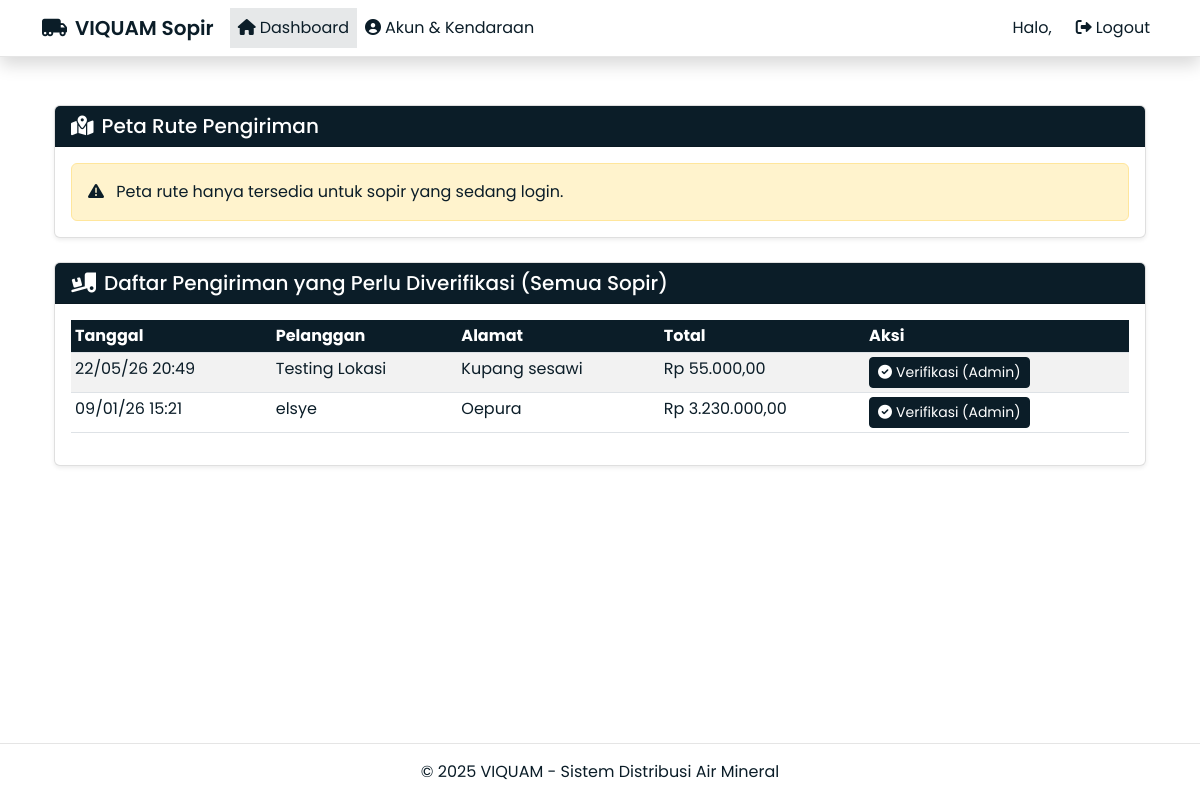
The app's page /sopir/dashboard/ (signed in), older data.
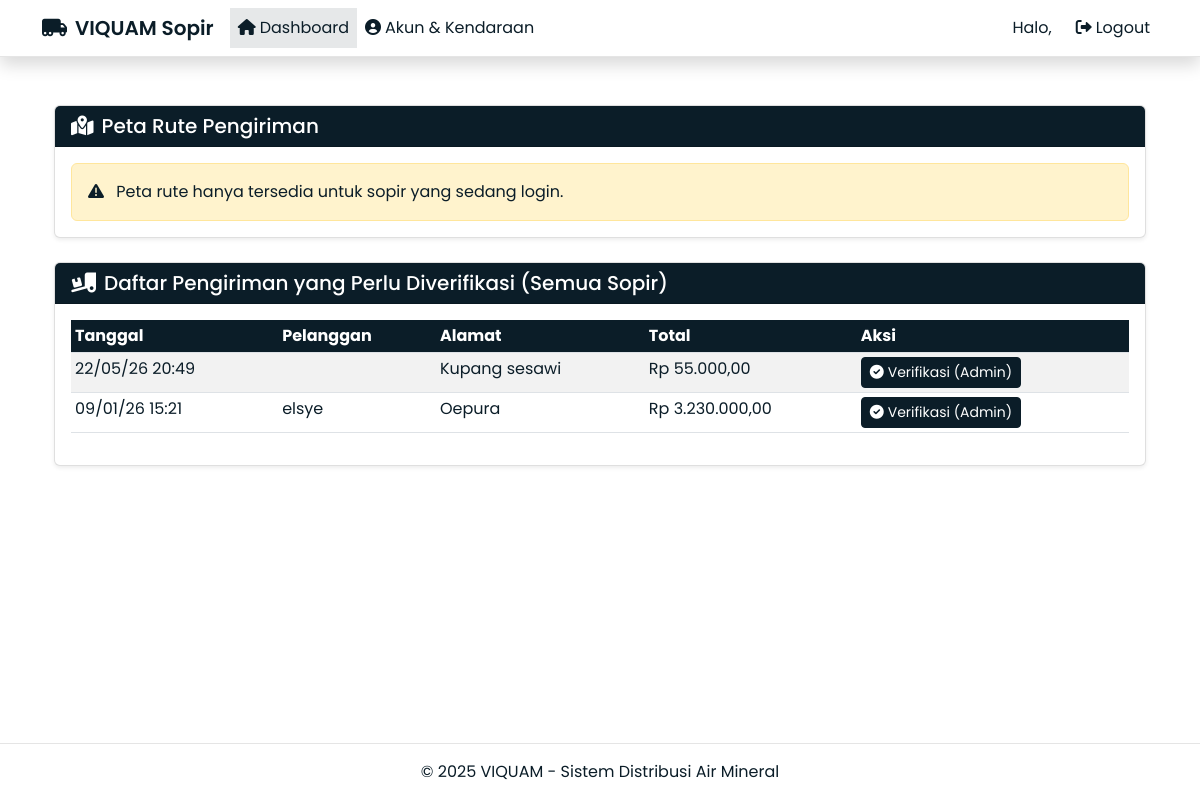
The same page, newer data.
### core/models.py (models this page shows, shortened)
class Pemesanan(models.Model):
    STATUS_CHOICES = [
        ('Diproses', 'Diproses'),
        ('Dikirim', 'Dikirim'),
        ('Selesai', 'Selesai'),
        ('Dibatalkan', 'Dibatalkan'),
    ]
    JENIS_PEMBAYARAN_CHOICES = [
        ('Transfer', 'Transfer'),
        ('COD', 'COD (Bayar di Tempat)'),
        ('Piutang', 'Piutang (Bayar Nanti)'),
    ]
    STATUS_PEMBAYARAN_CHOICES = [
        ('Belum Bayar', 'Belum Bayar'),
        ('DP', 'DP (Uang Muka)'),
        ('Lunas', 'Lunas'),
    ]
    idPemesanan = models.AutoField(primary_key=True, verbose_name='ID Pemesanan')
    idPelanggan = models.ForeignKey(Pelanggan, on_delete=models.SET_NULL, null=True, blank=True, verbose_name='Pelanggan')
    latitude = models.DecimalField(max_digits=10, decimal_places=7, null=True, blank=True, verbose_name='Latitude Pengiriman')
    longitude = models.DecimalField(max_digits=10, decimal_places=7, null=True, blank=True, verbose_name='Longitude Pengiriman')
    tanggalPemesanan = models.DateTimeField(default=timezone.now, verbose_name='Tanggal Pemesanan')
    alamatPengiriman = models.CharField(max_length=200, verbose_name='Alamat Pengiriman')
    total = models.DecimalField(max_digits=10, decimal_places=2, default=0.00, verbose_name='Total Harga')
    buktiBayar = models.ImageField(upload_to='bukti_pembayaran/', null=True, blank=True, verbose_name='Bukti Pembayaran')
    status = models.CharField(max_length=25, choices=STATUS_CHOICES, default='Diproses', verbose_name='Status Pemesanan')
    fotoPengiriman = models.ImageField(upload_to='bukti_pengiriman/', null=True, blank=True, verbose_name='Foto Pengiriman')
    idSopir = models.ForeignKey(Sopir, on_delete=models.SET_NULL, null=True, blank=True, verbose_name='Sopir Pengirim')
    updated_by = models.ForeignKey(User, on_delete=models.SET_NULL, null=True, blank=True, verbose_name='Diperbarui Oleh')
    last_updated = models.DateTimeField(auto_now=True, verbose_name='Waktu Pembaruan Terakhir')
    keterangan_admin = models.CharField(max_length=255, null=True, blank=True, verbose_name='Keterangan Aktivitas Admin')
    jenisPembayaran = models.CharField(max_length=25, choices=JENIS_PEMBAYARAN_CHOICES, default='Transfer', verbose_name='Jenis Pembayaran')
    statusPembayaran = models.CharField(max_length=25, choices=STATUS_PEMBAYARAN_CHOICES, default='Lunas', verbose_name='Status Pembayaran')
    nominalDibayar = models.DecimalField(max_digits=10, decimal_places=2, default=0.00, verbose_name='Nominal Dibayar')
    sisaTagihan = models.DecimalField(max_digits=10, decimal_places=2, default=0.00, verbose_name='Sisa Tagihan')
    jatuhTempo = models.DateField(null=True, blank=True, verbose_name='Jatuh Tempo')
    class Meta:
        verbose_name = 'Pemesanan'
        verbose_name_plural = 'Pemesanan'

class Pelanggan(models.Model):
    idPelanggan = models.AutoField(primary_key=True, verbose_name='ID Pelanggan')
    nama = models.CharField(max_length=50, verbose_name='Nama Pelanggan')
    noWa = models.CharField(max_length=20, verbose_name='Nomor WhatsApp')
    alamat = models.CharField(max_length=200, verbose_name='Detail Alamat (Blok/No Rumah)')
    latitude = models.DecimalField(max_digits=10, decimal_places=7, null=True, blank=True, verbose_name='Latitude')
    longitude = models.DecimalField(max_digits=10, decimal_places=7, null=True, blank=True, verbose_name='Longitude')
    username = models.CharField(max_length=20, unique=True, verbose_name='Username')
    password = models.CharField(max_length=150, verbose_name='Password (Hash)')
    isLangganan = models.BooleanField(default=False, verbose_name='Pelanggan Langganan')
    npwp = models.CharField(max_length=20, null=True, blank=True, verbose_name='NPWP')
    class Meta:
        verbose_name = 'Pelanggan'
        verbose_name_plural = 'Pelanggan'

### core/views.py (the view, shortened to what this page needs)
# urls.py: path('sopir/dashboard/',               views.sopir_dashboard,        name='sopir-dashboard'),
def sopir_dashboard(request):
    if 'sopir_id' not in request.session and not request.user.is_superuser:
        messages.error(request, 'Silakan login terlebih dahulu.')
        return redirect('sopir-login')
    if request.user.is_superuser:
        pesanan_list = Pemesanan.objects.filter(
            status='Dikirim'
        ).select_related('idPelanggan', 'idSopir').order_by('-tanggalPemesanan')
        context = {
            'pesanan_list': pesanan_list,
            'user': request.user,
            'is_admin_view': True,  # Variabel kendali untuk template
            'pesanan_json': '[]',  # No map for admin view
        }
        return render(request, 'sopir/dashboard.html', context)

### core/templates/sopir/dashboard.html (shortened to what the changed rows need)
{% extends 'sopir/base.html' %}
{% load humanize %}
{% block content %}
<link rel="stylesheet" href="https://unpkg.com/leaflet@1.9.4/dist/leaflet.css" />
<link rel="stylesheet" href="https://unpkg.com/leaflet-control-geocoder/dist/Control.Geocoder.css" />
<div class="container pt-4">
    <div class="row">
        <div class="col-12">
            <div class="card mt-4">
                <div class="card-body">
                    {% if pesanan_list %}
                        <div class="table-responsive">
                            <table class="table table-striped table-hover table-sm">
                                <thead>
                                    <tr>
                                        <th>Tanggal</th>
                                        <th>Pelanggan</th>
                                        <th>Alamat</th>
                                        <th>Total</th>
                                        <th>Aksi</th>
                                    </tr>
                                </thead>
                                <tbody>
                                    {% for pesanan in pesanan_list %}
                                    <tr>
                                        <td>{{ pesanan.tanggalPemesanan|date:"d/m/y H:i" }}</td>
                                        <td>{{ pesanan.idPelanggan.nama }}</td>
                                        <td>{{ pesanan.alamatPengiriman|truncatechars:20 }}</td>
                                        <td>Rp {{ pesanan.total|intcomma }}</td>
                                        <td>
                                            {% if user.is_superuser %}
                                            <a href="/sopir/edit-pengiriman/{{ pesanan.idPemesanan }}/" class="btn btn-sm btn-primary">
                                                <i class="fas fa-check-circle me-1"></i>Verifikasi (Admin)
                                            </a>
                                            {% else %}
                                            <a href="/sopir/edit-pengiriman/{{ pesanan.idPemesanan }}/" class="btn btn-sm btn-primary">
                                                <i class="fas fa-check-circle me-1"></i>Verifikasi Pengiriman
                                            </a>
                                            {% endif %}
                                        </td>
                                    </tr>
                                    {% endfor %}
                                </tbody>
                            </table>
                        </div>
                    {% else %}
                        <div class="alert alert-info text-center">
                            <i class="fas fa-info-circle me-2"></i>Tidak ada pengiriman yang perlu diverifikasi saat ini.
                        </div>
                    {% endif %}
                </div>
            </div>
        </div>
    </div>
</div>
{% endblock %}

Row changes from the older to the newer data that the page shows:
changed Pemesanan "Kupang sesawi": idPelanggan.nama "Testing Lokasi" → (not shown)
